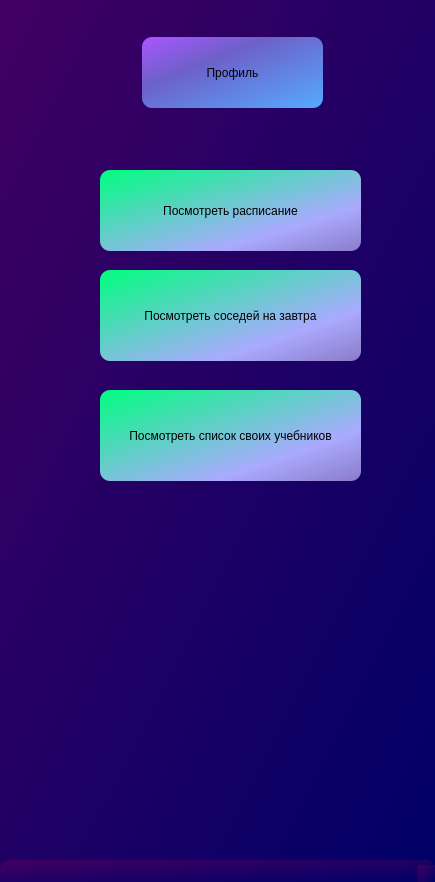
<?xml version="1.0" encoding="UTF-8"?>
<ui version="4.0">
 <class>MainWindow</class>
 <widget class="QMainWindow" name="MainWindow">
  <property name="geometry">
   <rect>
    <x>0</x>
    <y>0</y>
    <width>435</width>
    <height>882</height>
   </rect>
  </property>
  <property name="windowTitle">
   <string>MainWindow</string>
  </property>
  <property name="styleSheet">
   <string notr="true">background-color: qlineargradient(spread:pad, x1:0, y1:0, x2:1, y2:1, stop:0 rgba(65, 0, 98, 255), stop:1 rgba(0, 0, 103, 255));
border-radius: 10px;
</string>
  </property>
  <widget class="QWidget" name="centralwidget">
   <widget class="QPushButton" name="view_lessons">
    <property name="geometry">
     <rect>
      <x>100</x>
      <y>170</y>
      <width>261</width>
      <height>81</height>
     </rect>
    </property>
    <property name="styleSheet">
     <string notr="true">background-color: qlineargradient(spread:pad, x1:0, y1:0, x2:1, y2:1, stop:0 rgba(0, 255, 127, 255), stop:0.716418 rgba(170, 170, 255, 255), stop:1 rgba(139, 123, 200, 255));</string>
    </property>
    <property name="text">
     <string>Посмотреть расписание</string>
    </property>
   </widget>
   <widget class="QPushButton" name="main_button">
    <property name="geometry">
     <rect>
      <x>100</x>
      <y>270</y>
      <width>261</width>
      <height>91</height>
     </rect>
    </property>
    <property name="styleSheet">
     <string notr="true">background-color: qlineargradient(spread:pad, x1:0, y1:0, x2:1, y2:1, stop:0 rgba(0, 255, 127, 255), stop:0.716418 rgba(170, 170, 255, 255), stop:1 rgba(139, 123, 200, 255));</string>
    </property>
    <property name="text">
     <string>Посмотреть соседей на завтра</string>
    </property>
   </widget>
   <widget class="QPushButton" name="view_my_books">
    <property name="geometry">
     <rect>
      <x>100</x>
      <y>390</y>
      <width>261</width>
      <height>91</height>
     </rect>
    </property>
    <property name="styleSheet">
     <string notr="true">background-color: qlineargradient(spread:pad, x1:0, y1:0, x2:1, y2:1, stop:0 rgba(0, 255, 127, 255), stop:0.716418 rgba(170, 170, 255, 255), stop:1 rgba(139, 123, 200, 255));</string>
    </property>
    <property name="text">
     <string>Посмотреть список своих учебников</string>
    </property>
   </widget>
   <widget class="QPushButton" name="profile">
    <property name="geometry">
     <rect>
      <x>142</x>
      <y>37</y>
      <width>181</width>
      <height>71</height>
     </rect>
    </property>
    <property name="toolTip">
     <string>&lt;html&gt;&lt;head/&gt;&lt;body&gt;&lt;p align=&quot;center&quot;&gt;Профиль&lt;/p&gt;&lt;/body&gt;&lt;/html&gt;</string>
    </property>
    <property name="autoFillBackground">
     <bool>false</bool>
    </property>
    <property name="styleSheet">
     <string notr="true">background-color: qlineargradient(spread:pad, x1:0, y1:0, x2:1, y2:1, stop:0 rgba(170, 85, 255, 255), stop:0.353234 rgba(109, 97, 200, 255), stop:1 rgba(85, 170, 255, 255));</string>
    </property>
    <property name="text">
     <string>Профиль</string>
    </property>
   </widget>
  </widget>
  <widget class="QMenuBar" name="menubar">
   <property name="geometry">
    <rect>
     <x>0</x>
     <y>0</y>
     <width>435</width>
     <height>26</height>
    </rect>
   </property>
  </widget>
  <widget class="QStatusBar" name="statusbar"/>
 </widget>
 <resources/>
 <connections/>
</ui>
